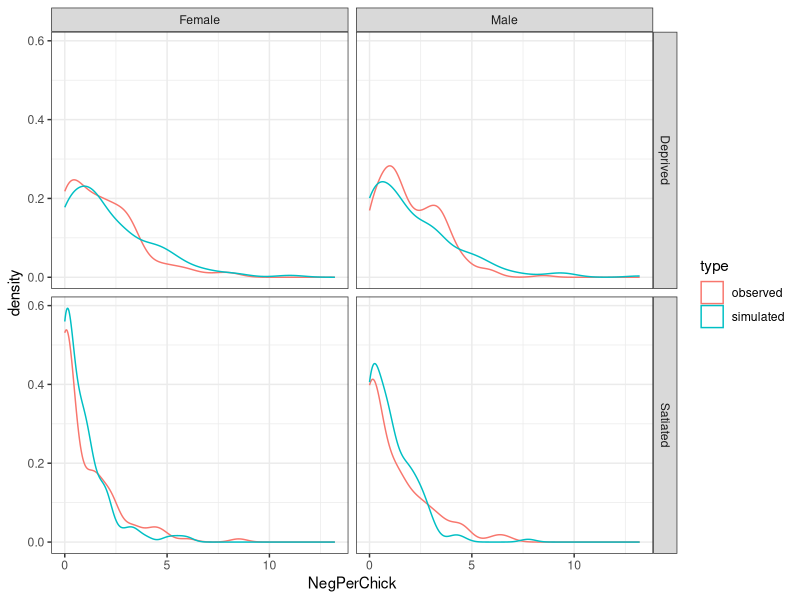

Recreate this plot in R. (Note: this script raises an error after producing the figure.)
## ---- chunk 1
library(knitr)
knitr::opts_chunk$set(echo = TRUE)
## ---- chunk 2
library(glmmTMB)
library(ggplot2); theme_set(theme_bw())
## ---- chunk 3
data(Owls)
owls_nb1 <- glmmTMB(SiblingNegotiation ~ FoodTreatment*SexParent +
                             (1|Nest)+offset(log(BroodSize)),
                          family = nbinom1,
                          ziformula = ~1, data=Owls)
## ---- chunk 4
simo=simulate(owls_nb1, seed=1)
Simdat=Owls
Simdat$SiblingNegotiation=simo[[1]]
Simdat=transform(Simdat,  
			NegPerChick = SiblingNegotiation/BroodSize, 
			type="simulated")
Owls$type = "observed"	
Dat=rbind(Owls, Simdat)	
## ---- chunk 5

ggplot(Dat,  aes(NegPerChick, colour=type))+geom_density()+facet_grid(FoodTreatment~SexParent)
## ---- chunk 6
data("sleepstudy", package = "lme4")
set.seed(101)
ss_sim <- transform(sleepstudy,
                    Reaction = simulate_new(~ Days,
                                            data = sleepstudy,
                                            family = gaussian,
                                            pars = list(beta = c(250, 10),
                                                        betad = 2*log(50)))[[1]])
## ---- chunk 7
ss_fit <- glmmTMB(Reaction ~ Days, sleepstudy)
ss_simlm <- transform(sleepstudy,
                      Reaction = simulate(ss_fit)[[1]])
## ---- chunk 8
library(ggplot2); theme_set(theme_bw())
ss_comb <- rbind(data.frame(sleepstudy, sample = "real"),
                 data.frame(ss_sim, sample = "simulated"),
                 data.frame(ss_simlm, sample = "simulated (from fit)")
                 )
ggplot(ss_comb, aes(x = Days, y = Reaction, colour = Subject)) +
    geom_line() +
    facet_wrap(~sample)
## ---- chunk 9
rho_to_theta <- function(rho) rho/sqrt(1-rho^2)
## tests
stopifnot(all.equal(get_cor(rho_to_theta(-0.2)), -0.2))
stopifnot(all.equal(rho_to_theta(-0.2), put_cor(matrix(c(1,-0.2,-0.2,1), 2))))
## ---- chunk 10
n_id <- 10
dd <- expand.grid(trt = factor(c("A", "B")),
                  id = factor(1:n_id),
                  time = 1:6)
## ---- chunk 11
form1 <- ~trt*time+(1+time|id)
colnames(model.matrix(lme4::nobars(form1), data = dd))
## ---- chunk 12
## intercept, trtB effect, slope, trt x slope interaction
beta_vec <- c(1, 2, 0.1, 0.2)
## ---- chunk 13
sdvec <-  c(1.5,0.15)
corval <- -0.2
thetavec <- c(log(sdvec), rho_to_theta(corval))
par1 <- list(beta = beta_vec,
             betad = log(1),  ## log(theta)
             theta = thetavec)
## ---- chunk 14
dd$y <- simulate_new(form1,
                     data = dd,
                     seed = 101,
                     family = nbinom2,
                     pars = par1)[[1]]
range(dd$y)
## ---- chunk 15
library(lme4)
set.seed(101)
X <- model.matrix(nobars(form1), data  = dd)
## generate random effects values
rt <- mkReTrms(findbars(form1),
               model.frame(subbars(form1), data = dd))
Z <- t(rt$Zt)
## construct covariance matrix
Sigma <- diag(sdvec) %*% matrix(c(1, corval, corval, 1), 2) %*% diag(sdvec)
lmer_thetavec <- t(chol(Sigma))[c(1,2,4)]
## plug values into Cholesky factor of random effects covariance matrix
rt$Lambdat@x <- lmer_thetavec[rt$Lind]
u <- rnorm(nrow(rt$Lambdat))
b <- t(rt$Lambdat) %*% u
eta <- drop(X %*% par1$beta + t(rt$Zt) %*% b)
mu <- exp(eta)
y <- rnbinom(nrow(dd), size = 1, mu = mu)
range(y) ## range varies a lot
## ---- chunk 16
b <- MASS::mvrnorm(1, mu = rep(0,2*n_id),
                   Sigma = Matrix::.bdiag(replicate(n_id,
                                                    Sigma,
                                                    simplify = FALSE)))
## ---- chunk 17
set.seed(101)
n <- 1000                                                 ## Number of time points
x <- MASS::mvrnorm(mu = rep(0,n),
                   Sigma = .7 ^ as.matrix(dist(1:n)) )    ## Simulate the process using the MASS package
## as.matrix(dist(1:n)) constructs a banded matrix with m_{ij} = abs(i-j)
y <- x + rnorm(n)                                         ## Add measurement noise/nugget
dat0 <- data.frame(y, 
                 times = factor(1:n, levels=1:n),
                 group = factor(rep(1, n)))
## ---- chunk 18
phi_to_AR1 <- function(phi) phi/sqrt(1-phi^2)
s2 <- simulate_new(~ ar1(times + 0 | group), 
                   data=dat0,
                   seed = 101,
                   pars = list(
                       beta = 0,   
                       betad = 0,
                       theta = c(0, phi_to_AR1(0.7)))
                   )[[1]]
## ---- chunk 19
a1 <- drop(acf(dat0$y, plot = FALSE)$acf)
a2 <- drop(acf(s2, plot = FALSE)$acf)
par(las = 1, bty = "l")
matplot(0:(length(a1)-1), cbind(a1, a2), pch = 1,
        ylab = "autocorrelation", xlab = "lag")
curve(0.7^x/2, add = TRUE, col = 4, lwd = 2)
